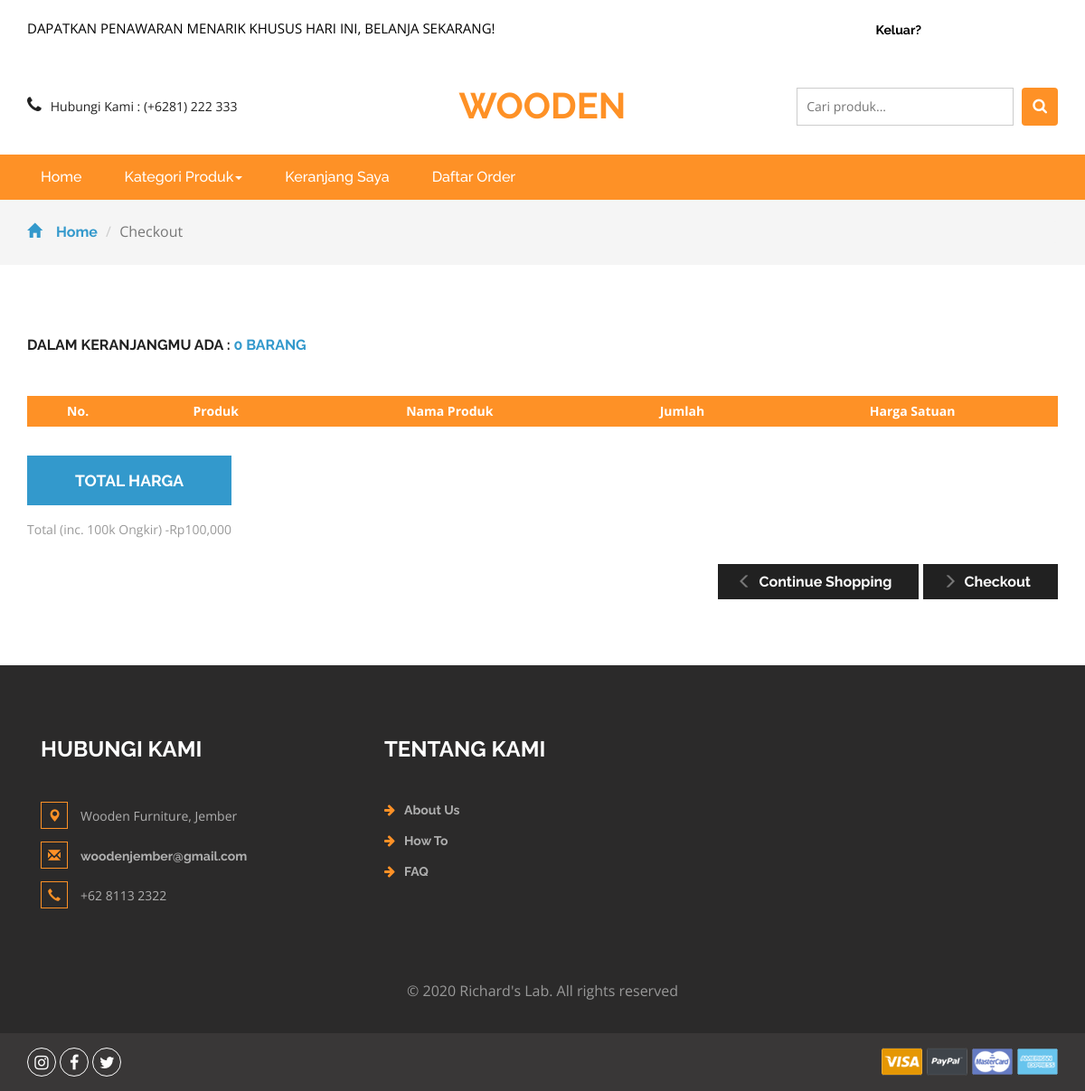
The app's page /order.php?id=16wU6mNgPzlvg (signed in), older data.
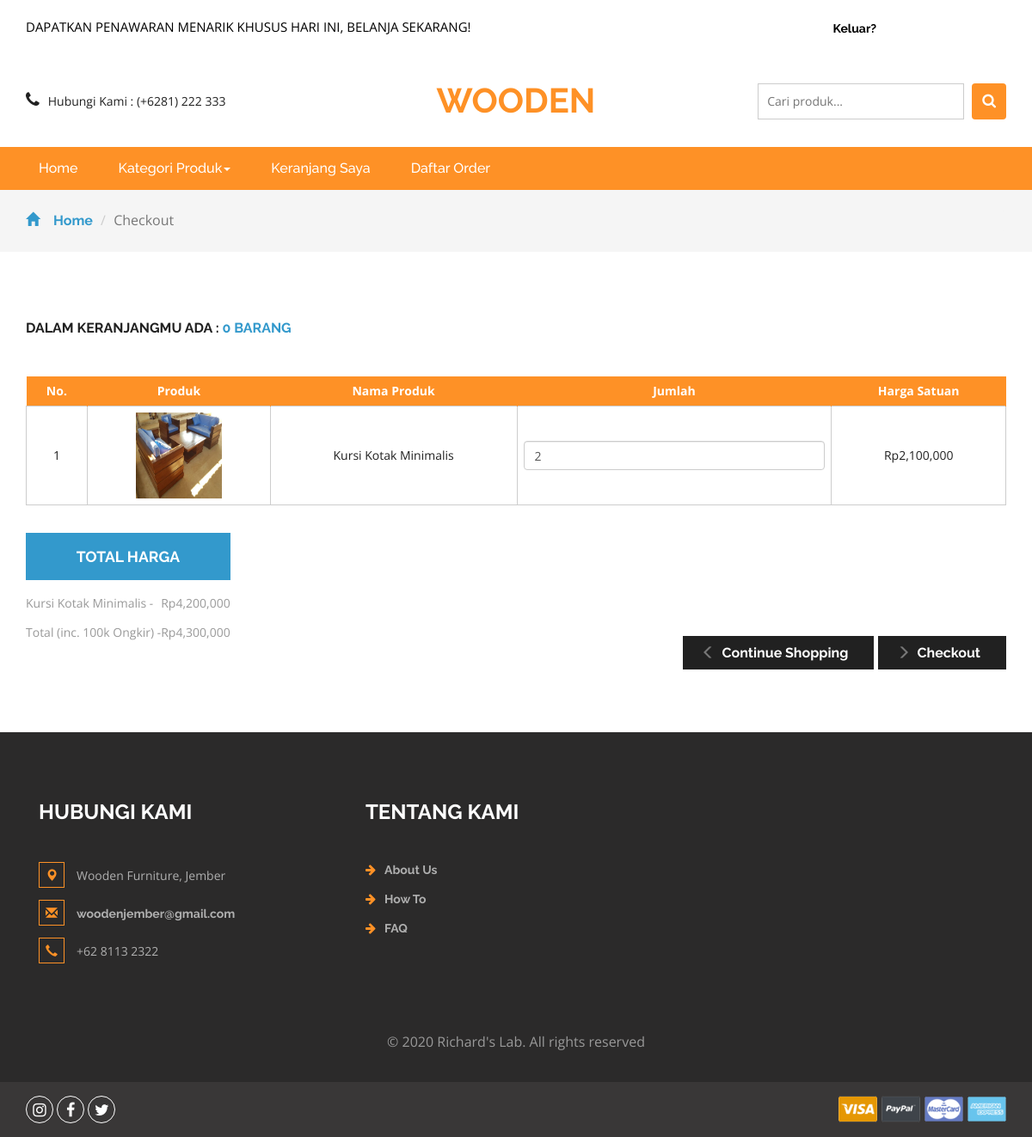
The same page, newer data.
### tables this page shows
CREATE TABLE `detailorder` (
  `detailid` int(11) NOT NULL,
  `orderid` varchar(100) NOT NULL,
  `idproduk` int(11) NOT NULL,
  `qty` int(11) NOT NULL
);

CREATE TABLE `produk` (
  `idproduk` int(11) NOT NULL,
  `idkategori` int(11) NOT NULL,
  `namaproduk` varchar(30) NOT NULL,
  `gambar` varchar(100) NOT NULL,
  `deskripsi` varchar(200) NOT NULL,
  `rate` int(11) NOT NULL,
  `hargabefore` int(11) NOT NULL,
  `hargaafter` int(11) NOT NULL,
  `tgldibuat` timestamp NOT NULL DEFAULT current_timestamp()
);

### order.php (the view, shortened to what this page needs)
<?php
include 'dbconnect.php';
$idorder = $_GET['id'];
	$uid = $_SESSION['id'];
	$caricart = mysqli_query($conn,"select * from cart where userid='$uid' and status='Cart'");
	$fetc = mysqli_fetch_array($caricart);
	$orderidd = $fetc['orderid'];
	$itungtrans = mysqli_query($conn,"select count(detailid) as jumlahtrans from detailorder where orderid='$orderidd'");
	$itungtrans2 = mysqli_fetch_assoc($itungtrans);
	$itungtrans3 = $itungtrans2['jumlahtrans'];
?>
<!DOCTYPE html>
<html>
<head>
<link href="css/bootstrap.css" rel="stylesheet" type="text/css" media="all" />
<link href="css/style.css" rel="stylesheet" type="text/css" media="all" />
<link href="css/font-awesome.css" rel="stylesheet">
</head>
<body>
	<div class="agileits_header">
		<div class="container">
			<div class="w3l_offers">
				<p>DAPATKAN PENAWARAN MENARIK KHUSUS HARI INI, BELANJA SEKARANG!</p>
			</div>
			<div class="agile-login">
				<ul>
				<?php
				if(!isset($_SESSION['log'])){
					echo '
					<li><a href="registered.php"> Daftar</a></li>
					<li><a href="login.php">Masuk</a></li>
					';
				} else {
					if($_SESSION['role']=='Member'){
					echo '
					<li style="color:white">Halo, '.$_SESSION["name"].'
					<li><a href="logout.php">Keluar?</a></li>
					';
					} else {
					echo '
					<li style="color:white">Halo, '.$_SESSION["name"].'
					<li><a href="admin">Admin Panel</a></li>
					<li><a href="logout.php">Keluar?</a></li>
					';
					};
				}
				?>
				</ul>
			</div>
			<div class="product_list_header">
					<a href="cart.php"><button class="w3view-cart" type="submit" name="submit" value=""><i class="fa fa-cart-arrow-down" aria-hidden="true"></i></button>
					 </a>
			</div>
			<div class="clearfix"> </div>
		</div>
	</div>
	<div class="logo_products">
		<div class="container">
		<div class="w3ls_logo_products_left1">
				<ul class="phone_email">
					<li><i class="fa fa-phone" aria-hidden="true"></i>Hubungi Kami : (+6281) 222 333</li>
				</ul>
			</div>
			<div class="w3ls_logo_products_left">
				<h1><a href="index.php">WOODEN</a></h1>
			</div>
		<div class="w3l_search">
			<form action="search.php" method="post">
				<input type="search" name="Search" placeholder="Cari produk...">
				<button type="submit" class="btn btn-default search" aria-label="Left Align">
					<i class="fa fa-search" aria-hidden="true"> </i>
				</button>
			</form>
		</div>
			<div class="clearfix"> </div>
		</div>
	</div>
	<div class="navigation-agileits">
		<div class="container">
			<nav class="navbar navbar-default">
							<div class="collapse navbar-collapse" id="bs-megadropdown-tabs">
								<ul class="nav navbar-nav">
									<li class="active"><a href="index.php" class="act">Home</a></li>
									<li class="dropdown">
										<a href="#" class="dropdown-toggle" data-toggle="dropdown">Kategori Produk<b class="caret"></b></a>
									</li>
									<li><a href="cart.php">Keranjang Saya</a></li>
									<li><a href="daftarorder.php">Daftar Order</a></li>
								</ul>
							</div>
							</nav>
			</div>
		</div>
	<div class="breadcrumbs">
		<div class="container">
			<ol class="breadcrumb breadcrumb1">
				<li><a href="index.php"><span class="glyphicon glyphicon-home" aria-hidden="true"></span>Home</a></li>
				<li class="active">Checkout</li>
			</ol>
		</div>
	</div>
	<div class="checkout">
		<div class="container">
			<h2>Dalam keranjangmu ada : <span><?php echo $itungtrans3 ?> barang</span></h2>
			<div class="checkout-right">
				<table class="timetable_sub">
					<thead>
						<tr>
							<th>No.</th>
							<th>Produk</th>
							<th>Nama Produk</th>
							<th>Jumlah</th>
							<th>Harga Satuan</th>
						</tr>
					</thead>
					<?php
						$brg=mysqli_query($conn,"SELECT * from detailorder d, produk p where orderid='$idorder' and d.idproduk=p.idproduk order by d.idproduk ASC");
						$no=1;
						while($b=mysqli_fetch_array($brg)){
					?>
					<tr class="rem1"><form method="post">
						<td class="invert"><?php echo $no++ ?></td>
						<td class="invert"><a href="product.php?idproduk=<?php echo $b['idproduk'] ?>"><img src="<?php echo $b['gambar'] ?>" width="100px" height="100px" /></a></td>
						<td class="invert"><?php echo $b['namaproduk'] ?></td>
						<td class="invert">
							 <div class="quantity">
								<div class="quantity-select">
									<input type="number" name="jumlah" class="form-control" height="100px" value="<?php echo $b['qty'] ?>" \>
								</div>
							</div>
						</td>
						<td class="invert">Rp<?php echo number_format($b['hargaafter']) ?></td>
					</tr>
					<?php
						}
					?>
				</table>
			</div>
			<div class="checkout-left">
				<div class="checkout-left-basket">
					<h4>Total Harga</h4>
					<ul>
						<?php
						$brg=mysqli_query($conn,"SELECT * from detailorder d, produk p where orderid='$idorder' and d.idproduk=p.idproduk order by d.idproduk ASC");
						$subtotal = 100000;
						while($b=mysqli_fetch_array($brg)){
						$hrg = $b['hargaafter'];
						$qtyy = $b['qty'];
						$totalharga = $hrg * $qtyy;
						$subtotal += $totalharga
						?>
						<li><?php echo $b['namaproduk']?><i> - </i> <span>Rp<?php echo number_format($totalharga) ?> </span></li>
						<?php
						}
						?>
						<li>Total (inc. 100k Ongkir)<i> - </i> <span>Rp<?php echo number_format($subtotal) ?></span></li>
					</ul>
				</div>
				<div class="checkout-right-basket">
					<a href="index.php"><span class="glyphicon glyphicon-menu-left" aria-hidden="true"></span>Continue Shopping</a>
					<a href="checkout.php"><span class="glyphicon glyphicon-menu-right" aria-hidden="true"></span>Checkout</a>
				</div>
				<div class="clearfix"> </div>
			</div>
		</div>
	</div>
<div class="footer">
		<div class="container">
			<div class="w3_footer_grids">
				<div class="col-md-4 w3_footer_grid">
					<h3>Hubungi Kami</h3>
					<ul class="address">
						<li><i class="glyphicon glyphicon-map-marker" aria-hidden="true"></i>Wooden Furniture, Jember</li>
						<li><i class="glyphicon glyphicon-envelope" aria-hidden="true"></i><a href="mailto:info@email">woodenjember@gmail.com</a></li>
						<li><i class="glyphicon glyphicon-earphone" aria-hidden="true"></i>+62 8113 2322</li>
					</ul>
				</div>
				<div class="col-md-3 w3_footer_grid">
					<h3>Tentang Kami</h3>
					<ul class="info">
						<li><i class="fa fa-arrow-right" aria-hidden="true"></i><a href="about.html">About Us</a></li>
						<li><i class="fa fa-arrow-right" aria-hidden="true"></i><a href="about.html">How To</a></li>
						<li><i class="fa fa-arrow-right" aria-hidden="true"></i><a href="about.html">FAQ</a></li>
					</ul>
				</div>
				<div class="clearfix"> </div>
			</div>
		</div>
		<div class="footer-copy">
			<div class="container">
				<p>© 2020 Richard's Lab. All rights reserved</p>
			</div>
		</div>
	</div>
	<div class="footer-botm">
			<div class="container">
				<div class="w3layouts-foot">
					<ul>
						<li><a href="#" class="w3_agile_instagram"><i class="fa fa-instagram" aria-hidden="true"></i></a></li>
						<li><a href="#" class="w3_agile_facebook"><i class="fa fa-facebook" aria-hidden="true"></i></a></li>
						<li><a href="#" class="agile_twitter"><i class="fa fa-twitter" aria-hidden="true"></i></a></li>
					</ul>
				</div>
				<div class="payment-w3ls">
					<img src="images/card.png" alt=" " class="img-responsive">
				</div>
				<div class="clearfix"> </div>
			</div>
		</div>
<link href="css/skdslider.css" rel="stylesheet">
</body>
</html>

Row changes from the older to the newer data that the page shows:
added detailorder: idproduk.gambar (picture), idproduk.namaproduk "Kursi Kotak Minimalis", jumlah "2", idproduk.hargaafter "2,100,000", totalharga "4,200,000"
Text that changed along with them:
$subtotal: "100,000" → "4,300,000"
